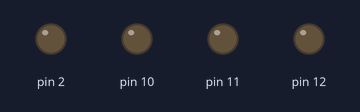
Bench run of a sketch on a simulated Arduino Uno, built with avr-gcc and run on an emulated ATmega328P. Parts: output pins drawn as LEDs (lit = HIGH).

Above: at 0.1 s.
At 2.1 s:
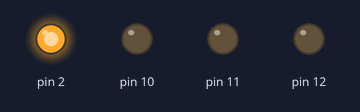
At 6.1 s:
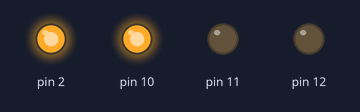
At 10.1 s:
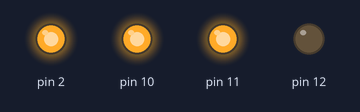
At 20.1 s:
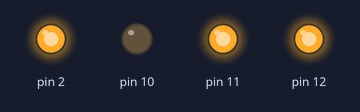
At 38.1 s:
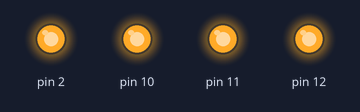
Timing chart, 0 to 39.6 s (numbered marks = the images above):
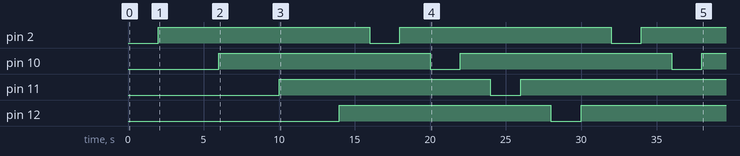

The sketch:

sketch_jun9b.ino
```cpp
void setup() {
  // put your setup code here, to run once:
pinMode(2,OUTPUT);
pinMode(10,OUTPUT);
pinMode(11,OUTPUT);
pinMode(12,OUTPUT);

}

void loop() {
  // put your main code here, to run repeatedly:
  digitalWrite(2,LOW);
  delay(2000);
  digitalWrite(2,HIGH);
  delay(2000);
  digitalWrite(10,LOW);
  delay(2000);
  digitalWrite(10,HIGH);
  delay(2000);
  digitalWrite(11,LOW);
  delay(2000);
  digitalWrite(11,HIGH);
  delay(2000);
  digitalWrite(12,LOW);
  delay(2000);
  digitalWrite(12,HIGH);
  delay(2000);
}
```

Measured:
- by itself, pin 2, pin 10: alternates HIGH for 14.0 s and LOW for 2.0 s
- by itself, pin 11: LOW → HIGH at 10.0 s, → LOW 14.0 s later, → HIGH 2.0 s later
- by itself, pin 12: LOW → HIGH at 14.0 s, → LOW 14.0 s later, → HIGH 2.0 s later
